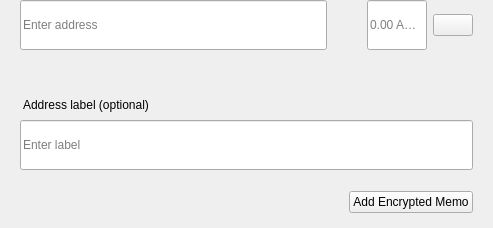
<?xml version="1.0" encoding="UTF-8"?>
<ui version="4.0">
 <class>SendMultiRow</class>
 <widget class="QWidget" name="SendMultiRow">
  <property name="geometry">
   <rect>
    <x>0</x>
    <y>0</y>
    <width>493</width>
    <height>228</height>
   </rect>
  </property>
  <property name="minimumSize">
   <size>
    <width>0</width>
    <height>0</height>
   </size>
  </property>
  <property name="maximumSize">
   <size>
    <width>16777215</width>
    <height>16777215</height>
   </size>
  </property>
  <property name="windowTitle">
   <string>Form</string>
  </property>
  <layout class="QVBoxLayout" name="verticalLayout_3">
   <property name="spacing">
    <number>0</number>
   </property>
   <property name="leftMargin">
    <number>0</number>
   </property>
   <property name="topMargin">
    <number>0</number>
   </property>
   <property name="rightMargin">
    <number>20</number>
   </property>
   <property name="bottomMargin">
    <number>5</number>
   </property>
   <item alignment="Qt::AlignTop">
    <widget class="QWidget" name="widget" native="true">
     <property name="sizePolicy">
      <sizepolicy hsizetype="Expanding" vsizetype="Maximum">
       <horstretch>0</horstretch>
       <verstretch>0</verstretch>
      </sizepolicy>
     </property>
     <property name="minimumSize">
      <size>
       <width>0</width>
       <height>60</height>
      </size>
     </property>
     <property name="maximumSize">
      <size>
       <width>16777215</width>
       <height>85</height>
      </size>
     </property>
     <layout class="QHBoxLayout" name="horizontalLayout" stretch="6,0,2">
      <property name="spacing">
       <number>0</number>
      </property>
      <property name="leftMargin">
       <number>8</number>
      </property>
      <property name="topMargin">
       <number>0</number>
      </property>
      <property name="rightMargin">
       <number>0</number>
      </property>
      <property name="bottomMargin">
       <number>0</number>
      </property>
      <item alignment="Qt::AlignTop">
       <widget class="QStackedWidget" name="stackedAddress">
        <property name="minimumSize">
         <size>
          <width>0</width>
          <height>50</height>
         </size>
        </property>
        <property name="maximumSize">
         <size>
          <width>16777215</width>
          <height>50</height>
         </size>
        </property>
        <widget class="QWidget" name="page_4">
         <property name="sizePolicy">
          <sizepolicy hsizetype="Expanding" vsizetype="Preferred">
           <horstretch>0</horstretch>
           <verstretch>0</verstretch>
          </sizepolicy>
         </property>
         <property name="minimumSize">
          <size>
           <width>0</width>
           <height>50</height>
          </size>
         </property>
         <property name="maximumSize">
          <size>
           <width>16777215</width>
           <height>55</height>
          </size>
         </property>
         <layout class="QVBoxLayout" name="verticalLayout_7">
          <property name="spacing">
           <number>0</number>
          </property>
          <property name="leftMargin">
           <number>12</number>
          </property>
          <property name="topMargin">
           <number>0</number>
          </property>
          <property name="rightMargin">
           <number>0</number>
          </property>
          <property name="bottomMargin">
           <number>0</number>
          </property>
          <item>
           <widget class="QLineEdit" name="lineEditAddress">
            <property name="minimumSize">
             <size>
              <width>0</width>
              <height>50</height>
             </size>
            </property>
            <property name="maximumSize">
             <size>
              <width>16777215</width>
              <height>50</height>
             </size>
            </property>
            <property name="placeholderText">
             <string>Enter address</string>
            </property>
           </widget>
          </item>
         </layout>
        </widget>
        <widget class="QWidget" name="page_3"/>
       </widget>
      </item>
      <item>
       <spacer name="horizontalSpacer_3">
        <property name="orientation">
         <enum>Qt::Horizontal</enum>
        </property>
        <property name="sizeType">
         <enum>QSizePolicy::Fixed</enum>
        </property>
        <property name="sizeHint" stdset="0">
         <size>
          <width>40</width>
          <height>20</height>
         </size>
        </property>
       </spacer>
      </item>
      <item>
       <layout class="QHBoxLayout" name="horizontalLayout_2">
        <property name="spacing">
         <number>6</number>
        </property>
        <item alignment="Qt::AlignTop">
         <widget class="QLineEdit" name="lineEditAmount">
          <property name="sizePolicy">
           <sizepolicy hsizetype="Expanding" vsizetype="Preferred">
            <horstretch>0</horstretch>
            <verstretch>0</verstretch>
           </sizepolicy>
          </property>
          <property name="minimumSize">
           <size>
            <width>0</width>
            <height>50</height>
           </size>
          </property>
          <property name="maximumSize">
           <size>
            <width>16777215</width>
            <height>50</height>
           </size>
          </property>
          <property name="maxLength">
           <number>17</number>
          </property>
          <property name="alignment">
           <set>Qt::AlignLeading|Qt::AlignLeft|Qt::AlignVCenter</set>
          </property>
          <property name="placeholderText">
           <string notr="true">0.00 AMBK</string>
          </property>
         </widget>
        </item>
        <item>
         <layout class="QVBoxLayout" name="verticalLayout">
          <property name="topMargin">
           <number>14</number>
          </property>
          <property name="bottomMargin">
           <number>0</number>
          </property>
          <item alignment="Qt::AlignTop">
           <widget class="QPushButton" name="btnMenu">
            <property name="minimumSize">
             <size>
              <width>0</width>
              <height>0</height>
             </size>
            </property>
            <property name="maximumSize">
             <size>
              <width>16777215</width>
              <height>16777215</height>
             </size>
            </property>
            <property name="focusPolicy">
             <enum>Qt::NoFocus</enum>
            </property>
            <property name="text">
             <string/>
            </property>
           </widget>
          </item>
         </layout>
        </item>
       </layout>
      </item>
     </layout>
    </widget>
   </item>
   <item>
    <widget class="QWidget" name="layoutLabel" native="true">
     <property name="minimumSize">
      <size>
       <width>0</width>
       <height>0</height>
      </size>
     </property>
     <property name="maximumSize">
      <size>
       <width>16777215</width>
       <height>16777215</height>
      </size>
     </property>
     <layout class="QVBoxLayout" name="verticalLayout_9">
      <property name="spacing">
       <number>6</number>
      </property>
      <property name="leftMargin">
       <number>20</number>
      </property>
      <property name="topMargin">
       <number>0</number>
      </property>
      <property name="rightMargin">
       <number>0</number>
      </property>
      <property name="bottomMargin">
       <number>10</number>
      </property>
      <item>
       <spacer name="verticalSpacer">
        <property name="orientation">
         <enum>Qt::Vertical</enum>
        </property>
        <property name="sizeType">
         <enum>QSizePolicy::Fixed</enum>
        </property>
        <property name="sizeHint" stdset="0">
         <size>
          <width>20</width>
          <height>20</height>
         </size>
        </property>
       </spacer>
      </item>
      <item>
       <widget class="QLabel" name="labelSubtitleDescription">
        <property name="styleSheet">
         <string notr="true">margin-bottom:2px;
margin-left:0.05px;
padding:0px;</string>
        </property>
        <property name="text">
         <string>Address label (optional)</string>
        </property>
       </widget>
      </item>
      <item>
       <widget class="QLineEdit" name="lineEditDescription">
        <property name="minimumSize">
         <size>
          <width>0</width>
          <height>50</height>
         </size>
        </property>
        <property name="maximumSize">
         <size>
          <width>16777215</width>
          <height>50</height>
         </size>
        </property>
        <property name="placeholderText">
         <string>Enter label</string>
        </property>
       </widget>
      </item>
      <item>
       <spacer name="verticalSpacer_2">
        <property name="orientation">
         <enum>Qt::Vertical</enum>
        </property>
        <property name="sizeType">
         <enum>QSizePolicy::Fixed</enum>
        </property>
        <property name="sizeHint" stdset="0">
         <size>
          <width>20</width>
          <height>15</height>
         </size>
        </property>
       </spacer>
      </item>
      <item>
       <widget class="QWidget" name="containerMemo" native="true">
        <layout class="QHBoxLayout" name="horizontalLayout_5">
         <property name="leftMargin">
          <number>0</number>
         </property>
         <property name="topMargin">
          <number>0</number>
         </property>
         <property name="rightMargin">
          <number>0</number>
         </property>
         <property name="bottomMargin">
          <number>0</number>
         </property>
         <item>
          <spacer name="horizontalSpacer">
           <property name="orientation">
            <enum>Qt::Horizontal</enum>
           </property>
           <property name="sizeHint" stdset="0">
            <size>
             <width>40</width>
             <height>20</height>
            </size>
           </property>
          </spacer>
         </item>
         <item>
          <widget class="QPushButton" name="btnAddMemo">
           <property name="text">
            <string notr="true">Add Encrypted Memo</string>
           </property>
          </widget>
         </item>
        </layout>
       </widget>
      </item>
     </layout>
    </widget>
   </item>
  </layout>
 </widget>
 <resources/>
 <connections/>
</ui>
